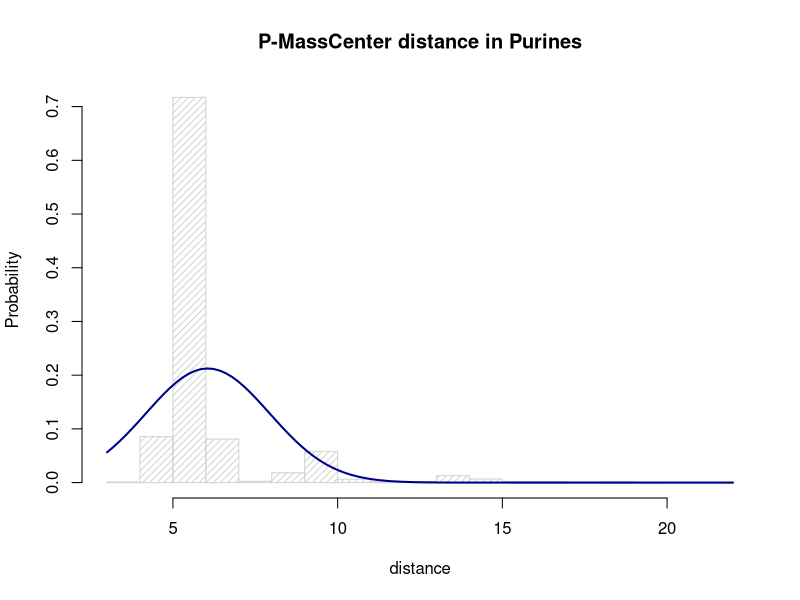
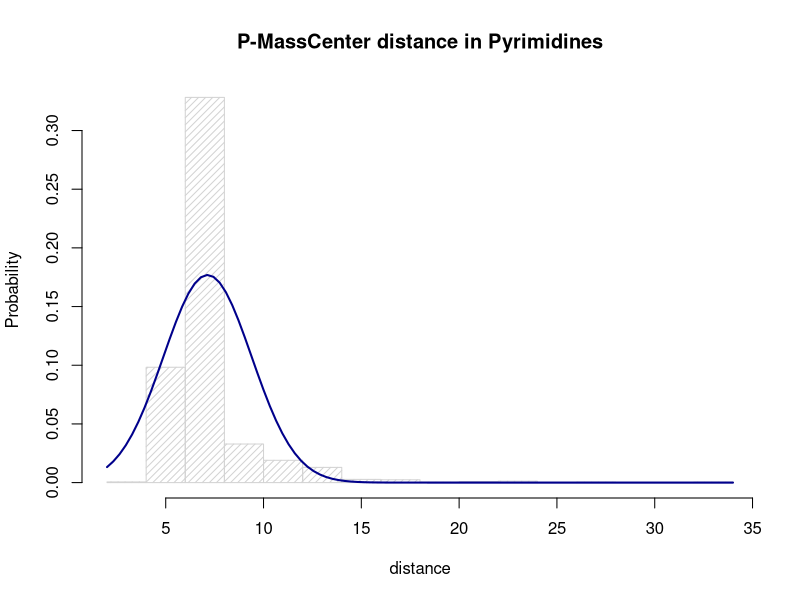
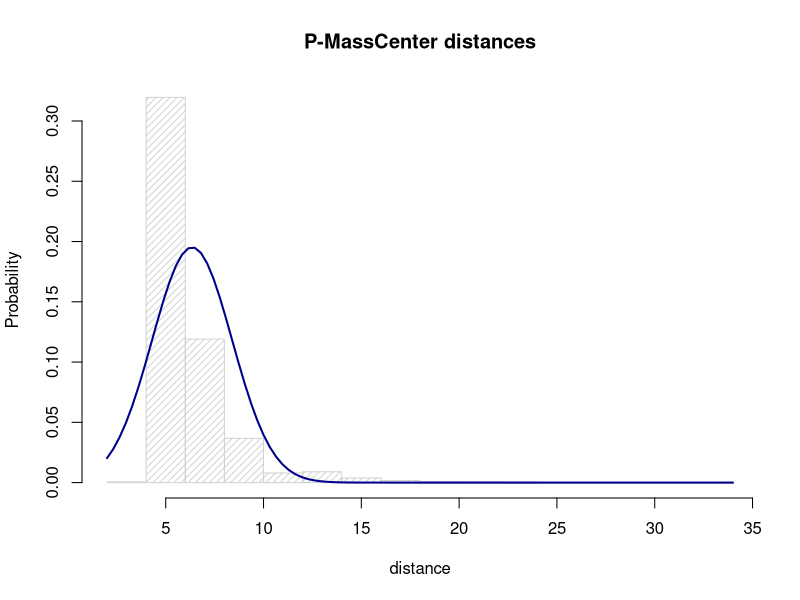
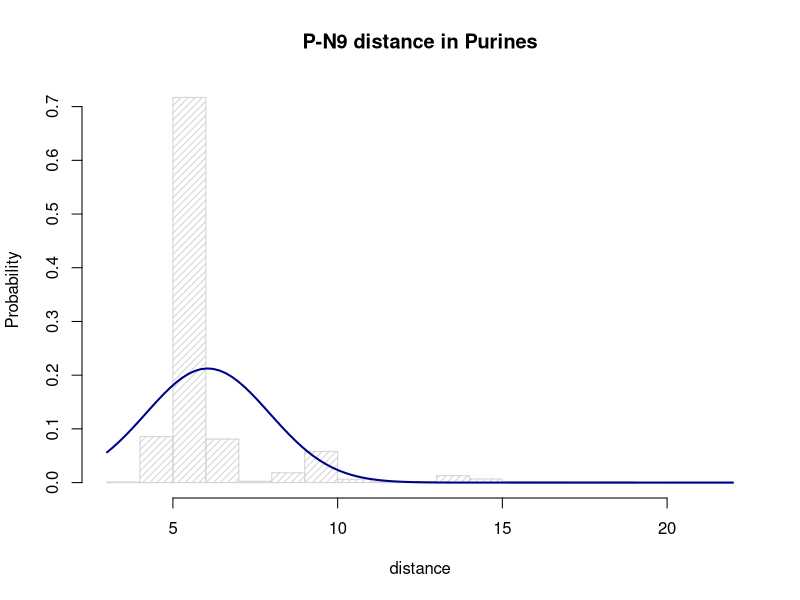
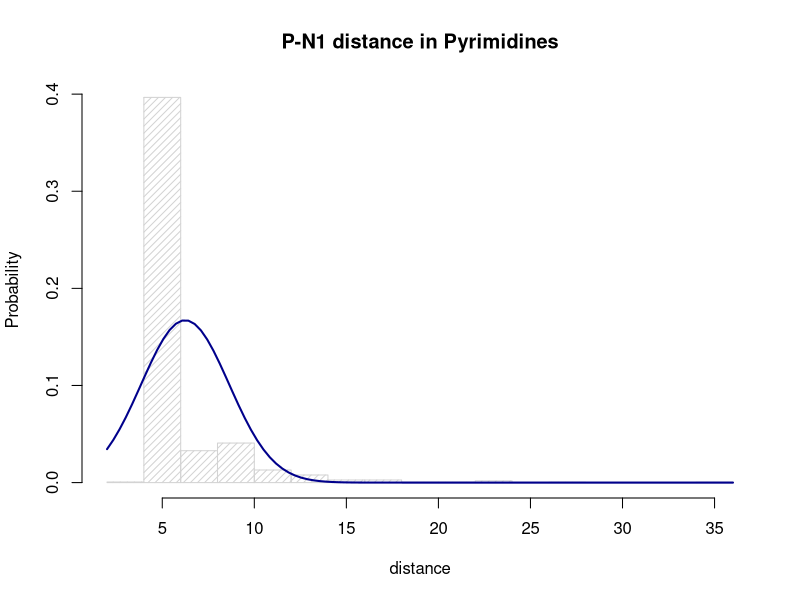
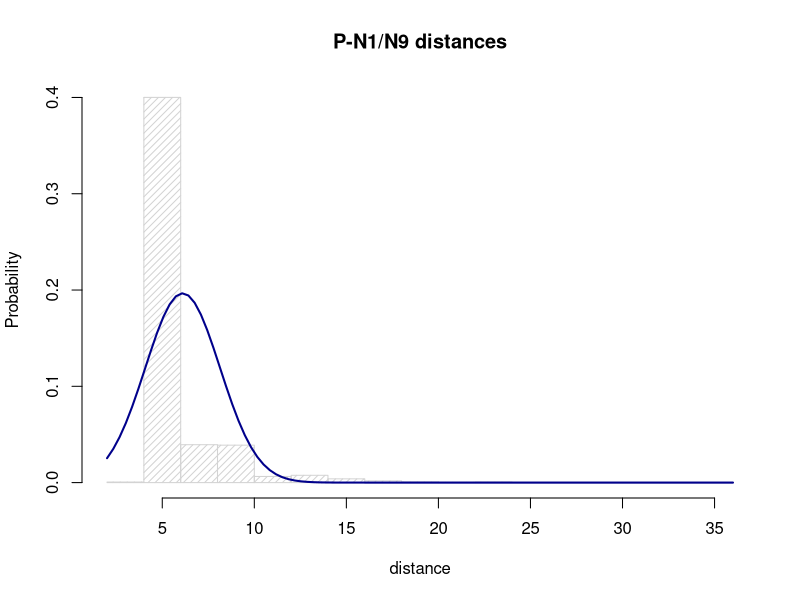
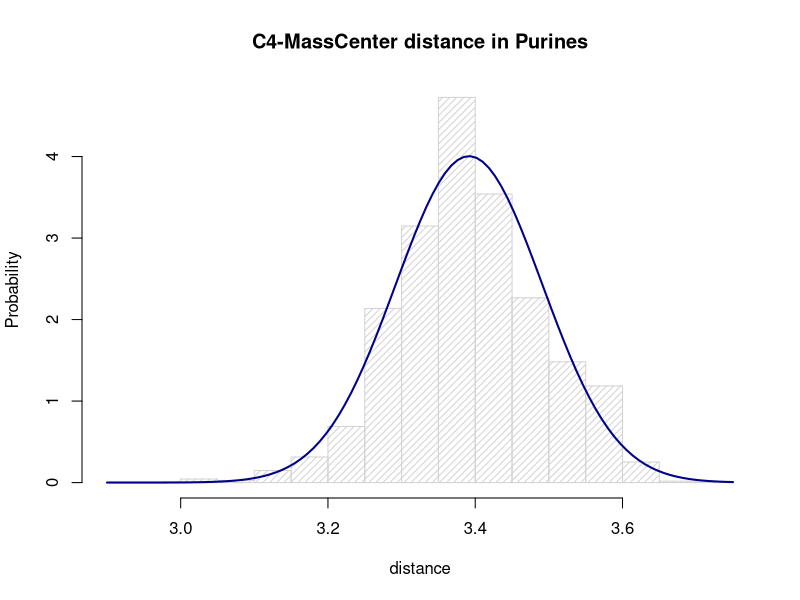
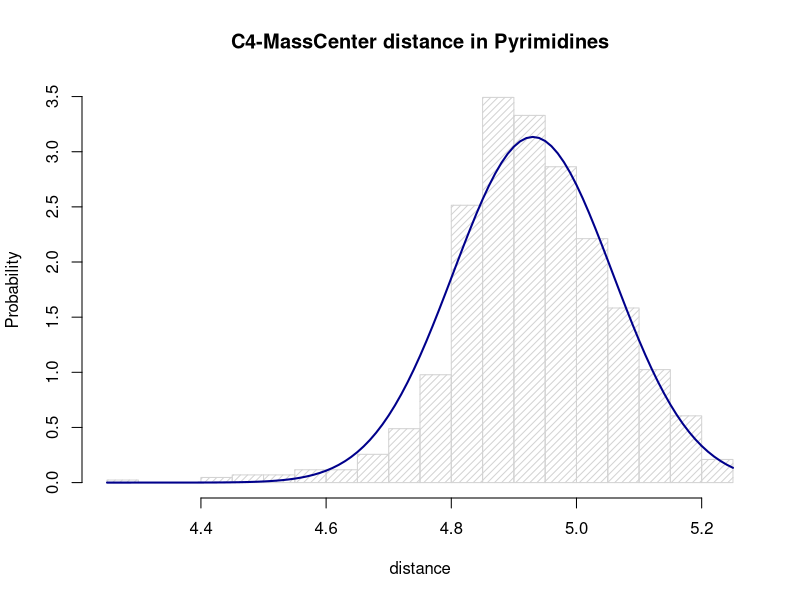

R code for these plots, in order:
setwd("~/PycharmProjects/cgRNA")
library(ggplot2)

file <- read.csv(file = "DingKyu_dist_two_ways.csv",header = TRUE, sep=",")
head(file)
pur <- c(file$p_mc_pur_AG)
pir <- c(file$p_mc_pir_CU)
all_pmc <- c(file$p_mc_pir_CU,file$p_mc_pur_AG)
pur_pn <- c(file$p_n_pur_AG)
pir_pn <- c(file$p_n_pir_CU)
all_pn <- c(file$p_n_pir_CU, file$p_n_pur_AG)

pur_c4 <- c(file$c4_mc_pur_AG)
pir_c4 <- c(file$c4_mc_pir_CU)
all_c4mc <- c(file$c4_mc_pir_CU,file$c4_mc_pur_AG)
pur_c4n <- c(file$c4_n_pur_AG)
pir_c4n <- c(file$c4_n_pir_CU)
all_c4n <- c(file$c4_n_pir_CU, file$c4_n_pur_AG)

pur_c4cg <- c(file$c4_cg_pur)
pir_c4cu <- c(file$c4_cu_pir)
all <- c(file$c4_cg_pur, file$c4_cu_pir)

pur_pcg <- c(file$p_cg_pur)
pir_pcu <- c(file$p_cu_pir)
all_pcgu <- c(file$p_cg_pur, file$p_cu_pir)

c_c <- c(file$c4_c4)

# PURYNY A/G

m<-mean(pur, na.rm=TRUE)
std<-sqrt(var(pur, na.rm=TRUE))
hist(pur, density=20, breaks=20, prob=TRUE, xlab="distance", ylab="Probability", freq=F, 
     main="P-MassCenter distance in Purines")
curve(dnorm(x, mean=m, sd=std), 
      col="darkblue", lwd=2, add=TRUE, yaxt="n")
#abline(v = m, col = "red")
#abline(v = m+2*std, col = "red")
#abline(v = m-2*std, col = "red")
m
m+2*std
m-2*std

#> m
#[1] 5.429752
#> m+2*std
#[1] 6.40083
#> m-2*std
#[1] 4.458673

# PIRYMIDYNY C/U

m2<-mean(pir, na.rm=TRUE)
std2<-sqrt(var(pir,na.rm=TRUE))
hist(pir, density=20, breaks=20, prob=TRUE, xlab="distance", ylab="Probability", freq=F, 
     main="P-MassCenter distance in Pyrimidines")
curve(dnorm(x, mean=m2, sd=std2), 
      col="darkblue", lwd=2, add=TRUE, yaxt="n")
#abline(v = m, col = "red")
#abline(v = m+2*std, col = "red")
#abline(v = m-2*std, col = "red")
m2
m2+2*std2
m2-2*std2

#> m2
#[1] 6.209618
#> m2+2*std2
#[1] 7.337574
#> m2-2*std2
#[1] 5.081663

# ALL

m3<-mean(all_pmc, na.rm=TRUE)
std3<-sqrt(var(all_pmc,na.rm=TRUE))
hist(all_pmc, density=20, breaks=20, prob=TRUE, xlab="distance", ylab="Probability", freq=F, 
     main="P-MassCenter distances")
curve(dnorm(x, mean=m3, sd=std3), 
      col="darkblue", lwd=2, add=TRUE, yaxt="n")
#abline(v = m, col = "red")
#abline(v = m+2*std, col = "red")
#abline(v = m-2*std, col = "red")
m3
m3+2*std3
m3-2*std3

#> m3
#[1] 5.802005
#> m3+2*std3
#[1] 7.108527
#> m3-2*std3
#[1] 4.495483


# PURYNY A/G P-N

m<-mean(pur_pn, na.rm=TRUE)
std<-sqrt(var(pur_pn, na.rm=TRUE))
hist(pur_pn, density=20, breaks=20, prob=TRUE, xlab="distance", ylab="Probability", freq=F, 
     main="P-N9 distance in Purines")
curve(dnorm(x, mean=m, sd=std), 
      col="darkblue", lwd=2, add=TRUE, yaxt="n")
#abline(v = m, col = "red")
#abline(v = m+2*std, col = "red")
#abline(v = m-2*std, col = "red")
m
m+2*std
m-2*std

#ONE WAY DISTS
#> m
#[1] 5.429752
#> m+2*std
#[1] 6.40083
#> m-2*std
#[1] 4.458673
#TWO WAY DISTS
#> m
#[1] 5.500791
#> m+2*std
#[1] 6.597009
#> m-2*std
#[1] 4.404574

# PIRYMIDYNY C/U

m2<-mean(pir_pn, na.rm=TRUE)
std2<-sqrt(var(pir_pn,na.rm=TRUE))
hist(pir_pn, density=20, breaks=20, prob=TRUE, xlab="distance", ylab="Probability", freq=F, 
     main="P-N1 distance in Pyrimidines")
curve(dnorm(x, mean=m2, sd=std2), 
      col="darkblue", lwd=2, add=TRUE, yaxt="n")
#abline(v = m, col = "red")
#abline(v = m+2*std, col = "red")
#abline(v = m-2*std, col = "red")
m2
m2+2*std2
m2-2*std2

#ONE WAY DISTS
#> m2
#[1] 5.38635
#> m2+2*std2
#[1] 6.225597
#> m2-2*std2
#[1] 4.547104
#TWO WAY DISTS
#> m2
#[1] 5.475633
#> m2+2*std2
#[1] 6.260225
#> m2-2*std2
#[1] 4.691042

# ALL

m3<-mean(all_pn, na.rm=TRUE)
std3<-sqrt(var(all_pn,na.rm=TRUE))
hist(all_pn, density=20, breaks=20, prob=TRUE, xlab="distance", ylab="Probability", freq=F, 
     main="P-N1/N9 distances")
curve(dnorm(x, mean=m3, sd=std3), 
      col="darkblue", lwd=2, add=TRUE, yaxt="n")
#abline(v = m, col = "red")
#abline(v = m+2*std, col = "red")
#abline(v = m-2*std, col = "red")
m3
m3+2*std3
m3-2*std3

#ONE WAY DISTS
#> m3
#[1] 5.409035
#> m3+2*std3
#[1] 6.3205
#> m3-2*std3
#[1] 4.49757
#TWO WAY DISTS
#> m3
#[1] 5.488952
#> m3+2*std3
#[1] 6.451449
#> m3-2*std3
#[1] 4.526455

####################################################3

# PURYNY A/G

m<-mean(pur_c4, na.rm=TRUE)
std<-sqrt(var(pur_c4, na.rm=TRUE))
hist(pur_c4, density=20, breaks=20, prob=TRUE, xlab="distance", ylab="Probability", freq=F, 
     main="C4-MassCenter distance in Purines")
curve(dnorm(x, mean=m, sd=std), 
      col="darkblue", lwd=2, add=TRUE, yaxt="n")
#abline(v = m, col = "red")
#abline(v = m+2*std, col = "red")
#abline(v = m-2*std, col = "red")
m
m+2*std
m-2*std

#> m
#[1] 3.391569
#> m+2*std
#[1] 3.5908
#> m-2*std
#[1] 3.192339

# PIRYMIDYNY C/U

m2<-mean(pir_c4, na.rm=TRUE)
std2<-sqrt(var(pir_c4,na.rm=TRUE))
hist(pir_c4, density=20, breaks=20, prob=TRUE, xlab="distance", ylab="Probability", freq=F, 
     main="C4-MassCenter distance in Pyrimidines")
curve(dnorm(x, mean=m2, sd=std2), 
      col="darkblue", lwd=2, add=TRUE, yaxt="n")
#abline(v = m, col = "red")
#abline(v = m+2*std, col = "red")
#abline(v = m-2*std, col = "red")
m2
m2+2*std2
m2-2*std2

#> m2
#[1] 4.918714
#> m2+2*std2
#[1] 5.152942
#> m2-2*std2
#[1] 4.684487

# ALL

m3<-mean(all_c4mc, na.rm=TRUE)
std3<-sqrt(var(all_c4mc,na.rm=TRUE))
hist(all_c4mc, density=20, breaks=20, prob=TRUE, xlab="distance", ylab="Probability", freq=F, 
     main="C4-MassCenter distances")
curve(dnorm(x, mean=m3, sd=std3), 
      col="darkblue", lwd=2, add=TRUE, yaxt="n")
#abline(v = m, col = "red")
#abline(v = m+2*std, col = "red")
#abline(v = m-2*std, col = "red")
m3
m3+2*std3
m3-2*std3

#> m3
#[1] 4.120521
#> m3+2*std3
#[1] 5.661569
#> m3-2*std3
#[1] 2.579472


# PURYNY A/G C4-N

m<-mean(pur_c4n, na.rm=TRUE)
std<-sqrt(var(pur_c4n, na.rm=TRUE))
hist(pur_c4n, density=20, breaks=20, prob=TRUE, xlab="distance", ylab="Probability", freq=F, 
     main="C4-N9 distance in Purines")
curve(dnorm(x, mean=m, sd=std), 
      col="darkblue", lwd=2, add=TRUE, yaxt="n")
#abline(v = m, col = "red")
#abline(v = m+2*std, col = "red")
#abline(v = m-2*std, col = "red")
m
m+2*std
m-2*std

#> m
#[1] 3.391569
#> m+2*std
#[1] 3.5908
#> m-2*std
#[1] 3.192339

# PIRYMIDYNY C/U

m2<-mean(pir_c4n, na.rm=TRUE)
std2<-sqrt(var(pir_c4n,na.rm=TRUE))
hist(pir_c4n, density=20, breaks=20, prob=TRUE, xlab="distance", ylab="Probability", freq=F, 
     main="C4-N1 distance in Pyrimidines")
curve(dnorm(x, mean=m2, sd=std2), 
      col="darkblue", lwd=2, add=TRUE, yaxt="n")
#abline(v = m, col = "red")
#abline(v = m+2*std, col = "red")
#abline(v = m-2*std, col = "red")
m2
m2+2*std2
m2-2*std2

#> m2
#[1] 3.409576
#> m2+2*std2
#[1] 3.580421
#> m2-2*std2
#[1] 3.238731

# ALL

m3<-mean(all_c4n, na.rm=TRUE)
std3<-sqrt(var(all_c4n,na.rm=TRUE))
hist(all_c4n, density=20, breaks=20, prob=TRUE, xlab="distance", ylab="Probability", freq=F, 
     main="C4-N1/N9 distances")
curve(dnorm(x, mean=m3, sd=std3), 
      col="darkblue", lwd=2, add=TRUE, yaxt="n")
#abline(v = m, col = "red")
#abline(v = m+2*std, col = "red")
#abline(v = m-2*std, col = "red")
m3
m3+2*std3
m3-2*std3

#> m3
#[1] 3.400164
#> m3+2*std3
#[1] 3.587232
#> m3-2*std3
#[1] 3.213096

####################################################################################
# PURYNY

m<-mean(pur_c4cg, na.rm=TRUE)
std<-sqrt(var(pur_c4cg,na.rm=TRUE))
hist(pur_c4cg, density=20, breaks=20, prob=TRUE, xlab="distance", ylab="Probability", freq=F, 
     main="Purines: C4-CG distances")
curve(dnorm(x, mean=m, sd=std), 
      col="darkblue", lwd=2, add=TRUE, yaxt="n")
#abline(v = m, col = "red")
#abline(v = m+2*std, col = "red")
#abline(v = m-2*std, col = "red")
m
m+2*std
m-2*std

#> m
#[1] 3.81845
#> m+2*std
#[1] 4.322397
#> m-2*std
#[1] 3.314503

# PIRYMIDYNY

m<-mean(pir_c4cu, na.rm=TRUE)
std<-sqrt(var(pir_c4cu,na.rm=TRUE))
hist(pir_c4cu, density=20, breaks=20, prob=TRUE, xlab="distance", ylab="Probability", freq=F, 
     main="Pyrimidines: C4-CU distances")
curve(dnorm(x, mean=m, sd=std), 
      col="darkblue", lwd=2, add=TRUE, yaxt="n")
#abline(v = m, col = "red")
#abline(v = m+2*std, col = "red")
#abline(v = m-2*std, col = "red")
m
m+2*std
m-2*std

#> m
#[1] 3.646458
#> m+2*std
#[1] 4.004011
#> m-2*std
#[1] 3.288905

# ALL

m<-mean(all, na.rm=TRUE)
std<-sqrt(var(all,na.rm=TRUE))
hist(all, density=20, breaks=20, prob=TRUE, xlab="distance", ylab="Probability", freq=F, 
     main="All C4-CG and C4-CU distances")
curve(dnorm(x, mean=m, sd=std), 
      col="darkblue", lwd=2, add=TRUE, yaxt="n")
#abline(v = m, col = "red")
#abline(v = m+2*std, col = "red")
#abline(v = m-2*std, col = "red")
m
m+2*std
m-2*std

#> m
#[1] 3.736353
#> m+2*std
#[1] 4.208843
#> m-2*std
#[1] 3.263863

##################################### P - CG/CU ###############################################
# PURYNY

m<-mean(pur_pcg, na.rm=TRUE)
std<-sqrt(var(pur_pcg,na.rm=TRUE))
hist(pur_pcg, density=20, breaks=20, prob=TRUE, xlab="distance", ylab="Probability", freq=F, 
     main="Purines: P-CG distances")
curve(dnorm(x, mean=m, sd=std), 
      col="darkblue", lwd=2, add=TRUE, yaxt="n")
#abline(v = m, col = "red")
#abline(v = m+2*std, col = "red")
#abline(v = m-2*std, col = "red")
m
m+2*std
m-2*std

#> m
#[1] 6.001569
#> m+2*std
#[1] 10.38241
#> m-2*std
#[1] 1.620732

# PIRYMIDYNY

m<-mean(pir_pcu, na.rm=TRUE)
std<-sqrt(var(pir_pcu,na.rm=TRUE))
hist(pir_pcu, density=20, breaks=20, prob=TRUE, xlab="distance", ylab="Probability", freq=F, 
     main="Pyrimidines: P-CU distances")
curve(dnorm(x, mean=m, sd=std), 
      col="darkblue", lwd=2, add=TRUE, yaxt="n")
#abline(v = m, col = "red")
#abline(v = m+2*std, col = "red")
#abline(v = m-2*std, col = "red")
m
m+2*std
m-2*std

#> m
#[1] 6.010625
#> m+2*std
#[1] 11.43423
#> m-2*std
#[1] 0.5870153

# ALL

m<-mean(all_pcgu, na.rm=TRUE)
std<-sqrt(var(all_pcgu,na.rm=TRUE))
hist(all_pcgu, density=20, breaks=20, prob=TRUE, xlab="distance", ylab="Probability", freq=F, 
     main="All P-CG and P-CU distances")
curve(dnorm(x, mean=m, sd=std), 
      col="darkblue", lwd=2, add=TRUE, yaxt="n")
#abline(v = m, col = "red")
#abline(v = m+2*std, col = "red")
#abline(v = m-2*std, col = "red")
m
m+2*std
m-2*std

#> m
#[1] 6.004013
#> m+2*std
#[1] 10.68865
#> m-2*std
#[1] 1.319373

# INTER DISTS
#> m
#[1] 4.750205
#> m+2*std
#[1] 6.273313
#> m-2*std
#[1] 3.227097

################## c4-c4 ####################

m<-mean(c_c, na.rm=TRUE)
std<-sqrt(var(c_c,na.rm=TRUE))
hist(c_c, density=20, breaks=20, prob=TRUE, xlab="distance", ylab="Probability", freq=F, 
     main="All c4-c4 distances")
curve(dnorm(x, mean=m, sd=std), 
      col="darkblue", lwd=2, add=TRUE, yaxt="n")
#abline(v = m, col = "red")
#abline(v = m+2*std, col = "red")
#abline(v = m-2*std, col = "red")
m
m+2*std
m-2*std

#> m
#[1] 7.733181
#> m+2*std
#[1] 14.29276
#> m-2*std
#[1] 1.173598